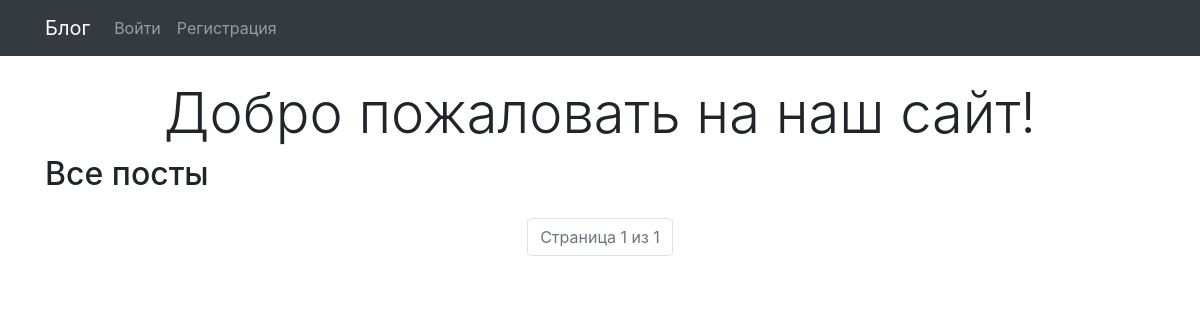
Before: / with the older database file.
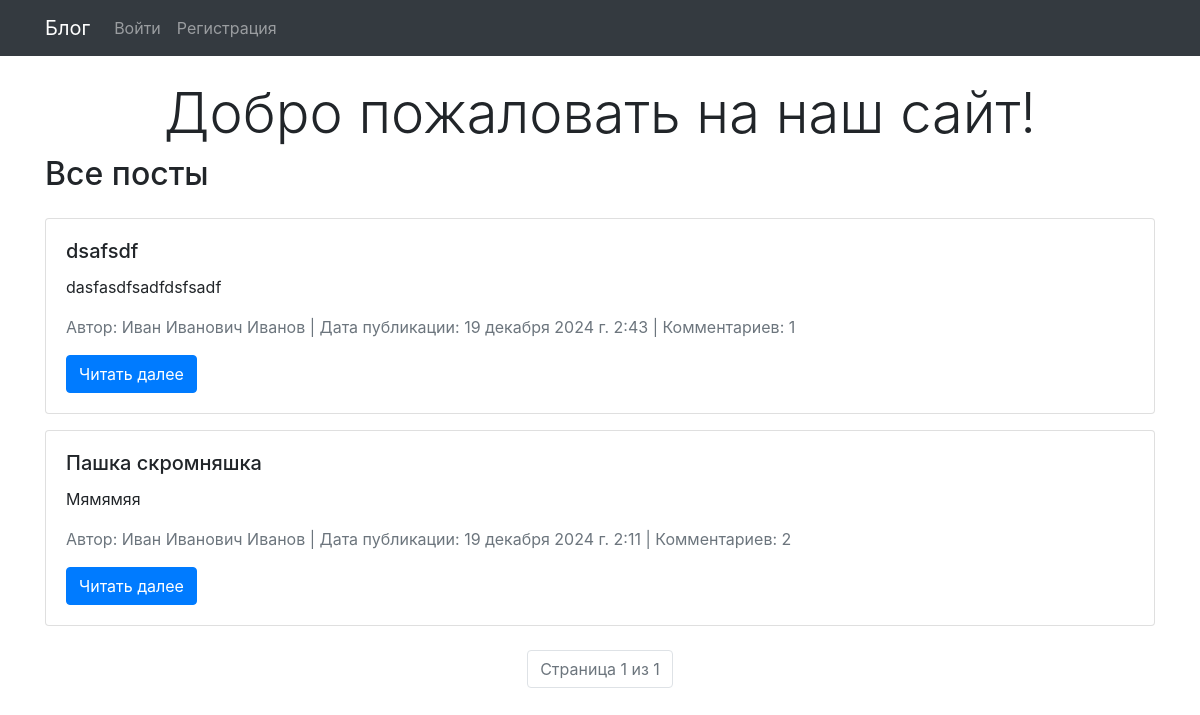
After: the same page with the newer database file.
### blog_app/models.py (models this page shows, shortened)
class Post(models.Model):
    author = models.ForeignKey(get_user_model(), on_delete=models.CASCADE, verbose_name="Автор")
    title = models.CharField(max_length=255, verbose_name="Заголовок")
    content = models.TextField(verbose_name="Содержимое поста")
    created_at = models.DateTimeField(default=timezone.now, verbose_name="Дата и время публикации")
    likes = models.ManyToManyField(get_user_model(), related_name='liked_posts', blank=True, verbose_name="Лайки")

class User(AbstractUser):
    full_name = models.CharField(max_length=254, verbose_name="Полное имя")
    avatar = models.ImageField(upload_to='avatars/', blank=True, null=True, verbose_name="Аватар")
    bio = models.TextField(blank=True, verbose_name="Информация о пользователе")
    USERNAME_FIELD = 'username'
    REQUIRED_FIELDS = ['email', 'full_name']
    def __str__(self):
        return self.full_name

### blog_app/views.py (the view)
# urls.py: path('', views.index, name='home'),
def index(request):
    posts_list = Post.objects.all().order_by('-created_at')
    paginator = Paginator(posts_list, 50)
    page_number = request.GET.get('page')
    page_obj = paginator.get_page(page_number)  # Получаем объекты для текущей страницы
    return render(request, 'catalog/index.html', {'posts': page_obj})  # Передаем переменную 'posts' в шаблон

### blog_app/templates/catalog/index.html (shortened to what this page needs)
{% extends 'catalog/base_generic.html' %}
{% block content %}
  <div class="text-center">
    <h1 class="display-4">Добро пожаловать на наш сайт!</h1>
  </div>
<h2 class="mb-4">Все посты</h2>
{% for post in posts %}
    <div class="card mb-3">
        <div class="card-body">
            <h5 class="card-title">{{ post.title }}</h5>
            <p class="card-text">{{ post.content|truncatewords:20 }}</p>
            <p class="text-muted">
                Автор: {{ post.author }} | Дата публикации: {{ post.created_at }} | Комментариев: {{ post.comments.count }}
            </p>
            <a href="{% url 'post_detail' post.pk %}" class="btn btn-primary">Читать далее</a>
        </div>
    </div>
{% endfor %}
<div class="mt-4">
    <nav aria-label="Пагинация">
        <ul class="pagination justify-content-center">
            <li class="page-item disabled">
                <span class="page-link">Страница {{ posts.number }} из {{ posts.paginator.num_pages }}</span>
            </li>
        </ul>
    </nav>
</div>
{% endblock %}

### blog_app/templates/catalog/base_generic.html (shortened to what this page needs)
{% load static %}
{% load bootstrap4 %}
<!DOCTYPE html>
<html lang="en">
<head>
    {% bootstrap_css %}
</head>
<body>
    <nav class="navbar navbar-expand-lg navbar-dark bg-dark mb-4">
        <div class="container">
            <a class="navbar-brand" href="{% url 'home' %}">Блог</a>
            <div class="collapse navbar-collapse">
                <ul class="navbar-nav ms-auto">
                    {% if user.is_authenticated %}
                        <li class="nav-item"><a class="nav-link" href="{% url 'create_post' %}">Создать пост</a></li>
                        <li class="nav-item"><a class="nav-link" href="{% url 'profile' %}">Профиль</a></li>
                        <li class="nav-item"><a class="nav-link" href="{% url 'logout' %}">Выход</a></li>
                    {% else %}
                        <li class="nav-item"><a class="nav-link" href="{% url 'login' %}">Войти</a></li>
                        <li class="nav-item"><a class="nav-link" href="{% url 'register' %}">Регистрация</a></li>
                    {% endif %}
                </ul>
            </div>
        </div>
    </nav>
    <div class="container">
        {% block content %}{% endblock %}
    </div>
</body>
</html>

Changed rows visible on the page:
added Post: title "dsafsdf", content "dasfasdfsadfdsfsadf", author "Иван Иванович Иванов", created_at "19 декабря 2024 г. 2:43", comments.count "1"
added Post: title "Пашка скромняшка", content "Мямямяя", author "Иван Иванович Иванов", created_at "19 декабря 2024 г. 2:11", comments.count "2"
